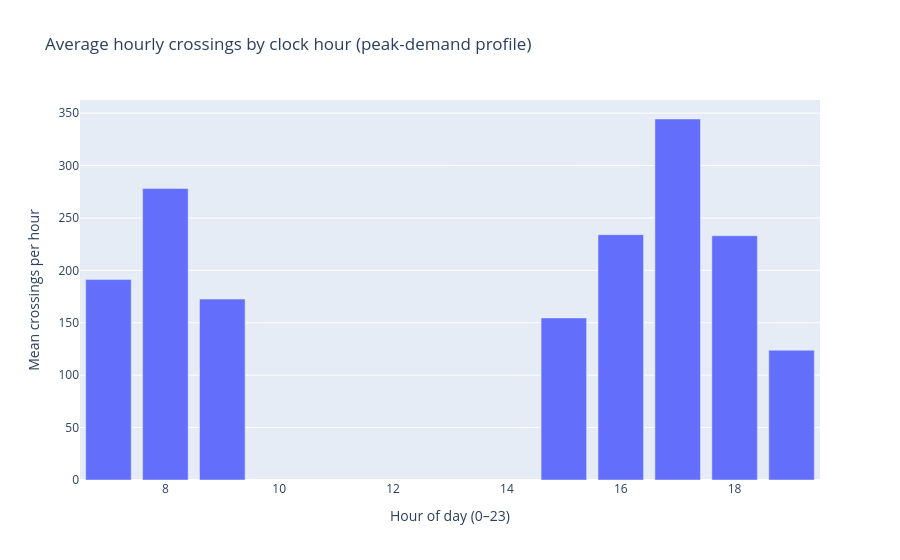

The cell this chart's notebook holds for it:
### Code cell
# Bar: top peak hours
fig_peak = px.bar(
    peak_hours_df.sort_values("hour"),
    x="hour",
    y="avg_crossings",
    title="Average hourly crossings by clock hour (peak-demand profile)",
    labels={"hour": "Hour of day (0–23)", "avg_crossings": "Mean crossings per hour"},
)
fig_peak.write_image(FIG_DIR / "peak_hours.png")
fig_peak.show()

### Figure 1 — Plotly figure (JSON) as saved in the notebook; plotly's stock layout.template omitted (floating-point values rounded to 4 significant figures)
{"data": [{"hovertemplate": "Hour of day (0–23)=%{x}<br>Mean crossings per hour=%{y}<extra></extra>", "legendgroup": "", "marker": {"color": "#636efa", "pattern": {"shape": ""}}, "name": "", "orientation": "v", "showlegend": false, "textposition": "auto", "type": "bar", "x": [7, 8, 9, 15, 16, 17, 18, 19], "xaxis": "x", "y": [191.2, 278.1, 172.6, 154.6, 234.1, 344.4, 233.0, 123.8], "yaxis": "y"}], "layout": {"barmode": "relative", "legend": {"tracegroupgap": 0}, "title": {"text": "Average hourly crossings by clock hour (peak-demand profile)"}, "xaxis": {"anchor": "y", "domain": [0.0, 1.0], "title": {"text": "Hour of day (0–23)"}}, "yaxis": {"anchor": "x", "domain": [0.0, 1.0], "title": {"text": "Mean crossings per hour"}}}}
